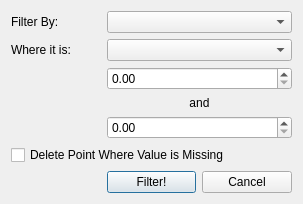
<?xml version="1.0" encoding="UTF-8"?>
<ui version="4.0">
 <class>FilterDialog</class>
 <widget class="QDialog" name="FilterDialog">
  <property name="geometry">
   <rect>
    <x>0</x>
    <y>0</y>
    <width>303</width>
    <height>204</height>
   </rect>
  </property>
  <property name="windowTitle">
   <string>Dialog</string>
  </property>
  <layout class="QGridLayout" name="gridLayout">
   <item row="0" column="0">
    <widget class="QLabel" name="label">
     <property name="text">
      <string>Filter By:</string>
     </property>
    </widget>
   </item>
   <item row="0" column="1" colspan="2">
    <widget class="QComboBox" name="filterByComboBox"/>
   </item>
   <item row="1" column="0">
    <widget class="QLabel" name="label_2">
     <property name="text">
      <string>Where it is:</string>
     </property>
    </widget>
   </item>
   <item row="1" column="1" colspan="2">
    <widget class="QComboBox" name="filterOpComboBox"/>
   </item>
   <item row="2" column="1" colspan="2">
    <widget class="QDoubleSpinBox" name="minDoubleSpinBox"/>
   </item>
   <item row="3" column="1" colspan="2">
    <widget class="QLabel" name="andLabel">
     <property name="text">
      <string>and</string>
     </property>
     <property name="alignment">
      <set>Qt::AlignCenter</set>
     </property>
    </widget>
   </item>
   <item row="4" column="1" colspan="2">
    <widget class="QDoubleSpinBox" name="maxDoubleSpinBox"/>
   </item>
   <item row="7" column="1">
    <widget class="QPushButton" name="filterPushButton">
     <property name="text">
      <string>Filter!</string>
     </property>
    </widget>
   </item>
   <item row="7" column="2">
    <widget class="QPushButton" name="cancelPushButton">
     <property name="text">
      <string>Cancel</string>
     </property>
    </widget>
   </item>
   <item row="5" column="0" colspan="3">
    <widget class="QCheckBox" name="deleteMissingCheckBox">
     <property name="text">
      <string>Delete Point Where Value is Missing</string>
     </property>
    </widget>
   </item>
  </layout>
 </widget>
 <resources/>
 <connections/>
</ui>
